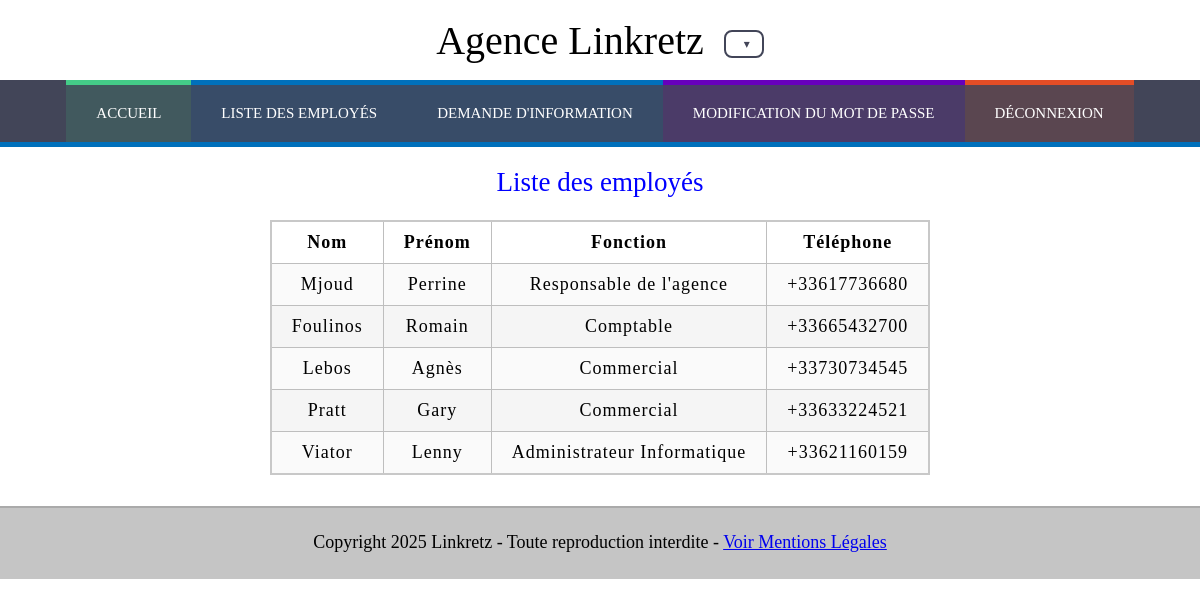
The app's page /page/administration/employe/employe_consult_employe.php (signed in) with its own data.
### tables this page shows
CREATE TABLE `linkretz_viator_employe` (
  `id` int(11) NOT NULL,
  `nom` varchar(50) NOT NULL,
  `prenom` varchar(50) NOT NULL,
  `idfonction` int(11) NOT NULL,
  `telephone` varchar(14) NOT NULL,
  `compte` varchar(40) DEFAULT NULL,
  `mot_de_passe` varchar(250) DEFAULT NULL,
  `reset_token_hash` varchar(255) DEFAULT NULL,
  `reset_token_expires_at` datetime DEFAULT NULL,
  `code_profil` char(1) DEFAULT NULL,
  `premier_connexion` tinyint(1) DEFAULT 0
);

CREATE TABLE `linkretz_viator_fonction` (
  `id` int(11) NOT NULL,
  `libelle` varchar(50) NOT NULL,
  `libelle_en` varchar(50) NOT NULL
);

### page/administration/employe/employe_consult_employe.php (the view, shortened to what this page needs)
<!DOCTYPE html>
<html lang="fr-FR">
	<head>
		<link rel="stylesheet" href="../../../css/style.css">
		<link rel="stylesheet" href="https://cdn.jsdelivr.net/gh/lipis/flag-icons@6.6.6/css/flag-icons.min.css" />
	</head>
	<body>
    <?php
        include "../../../include/menu_employe.php";
	?>
        <section class="bleu">
			<h2>Liste des employés</h2>
			<div class="sec">
                <?php
                    include "../../../include/connexion_bd.php";
                    try {
                        $lesEnregs = $bdd->query("SELECT nom, prenom, libelle, libelle_en, telephone FROM linkretz_viator_employe JOIN linkretz_viator_fonction on linkretz_viator_employe.idfonction = linkretz_viator_fonction.id");
                    } catch (PDOException $e) {
                        die("Err BDSelect : erreur de lecture <br>Message :" . $e->getMessage());
                    }
                    if($lesEnregs->rowCount() == 0) {
                        echo "Aucune horaire n'a été enregistré";
                    } else {
                        echo"<table><tr>
                            <th>Nom</th>
                            <th>Prénom</th>
                            <th>Fonction</th>
                            <th>Téléphone</th>
                            </tr>";
                        foreach ($lesEnregs as $enreg) {
                            $libFr = htmlspecialchars($enreg->libelle);
                            $libEn = htmlspecialchars($enreg->libelle_en);
                            echo "
                            <tr><td>$enreg->nom</td> <td>$enreg->prenom</td> <td data-fr=\"$libFr\" data-en=\"$libEn\">$enreg->libelle</td> <td>$enreg->telephone</td></tr>";
                        }
                        echo"</table>";
                    }
                ?>
            </div>
        </section>
</body>
</html>

### css/style.css (style rules this page uses)
body { font-family: Calibri, serif; font-size: 18px; margin: 0px; padding: 0px; }
h2 { margin-top: 20px; font-weight: normal; text-align: center; color:blue; }
header { height: 80px; display:flex; flex-direction: column; }
header h1 { margin:auto; font-size: 40px; font-weight: normal; text-align: center; }
footer { height: 50px; padding-top: 1px; padding-bottom: 20px; text-align: center; background-color: #C5C5C5; border-top: 2px solid #AAA; }
body { margin-bottom:auto; }
section { width: 100%; padding-bottom: 10px; display: flex ; flex-direction: column; }
.sec { margin: 0px 10%; }
p { padding: 5px 20px; }
table { margin:auto; border-collapse: collapse; border: 2px solid rgb(200,200,200); letter-spacing: 1px; }
td, th { border: 1px solid rgb(190,190,190); padding: 10px 20px; }
th { background-color: rgb(255, 255, 255); }
td { text-align: center; }
tr:nth-child(even) td { background-color: rgb(250,250,250); }
tr:nth-child(odd) td { background-color: rgb(245,245,245); }
.sec::after, .exp::after, .reco::after { content: ""; display: table; clear: both; }
.bleu { border-top: 5px solid #0070BB; background-color: white; }

### records on screen
linkretz_viator_employe: nom "Mjoud", prenom "Perrine", linkretz_viator_fonction.libelle "Responsable de l'agence", telephone "+33617736680"
linkretz_viator_employe: nom "Foulinos", prenom "Romain", linkretz_viator_fonction.libelle "Comptable", telephone "+33665432700"
linkretz_viator_employe: nom "Lebos", prenom "Agnès", linkretz_viator_fonction.libelle "Commercial", telephone "+33730734545"
linkretz_viator_employe: nom "Pratt", prenom "Gary", linkretz_viator_fonction.libelle "Commercial", telephone "+33633224521"
linkretz_viator_employe: nom "Viator", prenom "Lenny", linkretz_viator_fonction.libelle "Administrateur Informatique", telephone "+33621160159"
